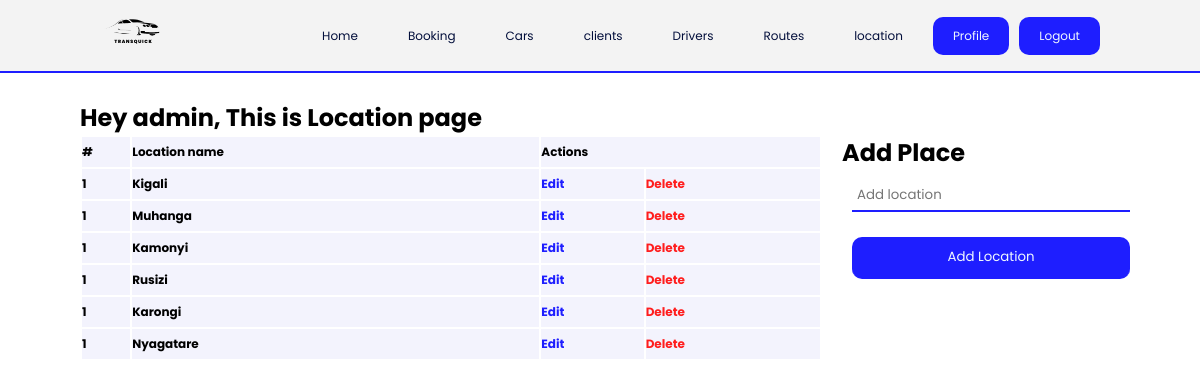
/admin/location.php (signed in), run on the app's committed database.
### tables this page shows
CREATE TABLE `location` (
  `id` int(11) NOT NULL,
  `Name` varchar(100) NOT NULL,
  `createdTime` timestamp NOT NULL DEFAULT current_timestamp() ON UPDATE current_timestamp()
);

### admin/location.php (the view, shortened to what this page needs)
<?php
    include '../php/connect.php'
?>
<!DOCTYPE html>
<html lang="en">
<head>
    <link rel="stylesheet" href="./css/dashboard.css">
</head>
<body>
<div class="header">
    <a href="dashboard.php"><img src="../asset/Logo.png" alt=""></a>
    <ul>
                    <a href="dashboard.php"><li>Home</li></a>
                    <a href="booking.php"><li>Booking</li></a>
                    <a href="cars.php"><li>Cars</li></a>
                    <a href="clients.php"><li>clients</li></a>
                    <a href="drivers.php"><li>Drivers</li></a>
                    <a href="routes.php"><li>Routes</li></a>
                    <a href="location.php"><li>location</li></a>
                    <a href="profile.php"><button>Profile</button></a>
                    <a href="php/logout.php"><button>Logout</button></a>
                </ul>
</div>
<section class="Welcome-admin">
    <div class="info-message">
        <?php
        $id = $_SESSION['id'];
        $retrieve = "SELECT * FROM administrator WHERE id = $id";
        $query = mysqli_query( $con, $retrieve);
        while($row = mysqli_fetch_array($query)){?>
            <h1>Hey <?php echo $row['Username']; ?>, This is Location page</h1>
        <?php } ?>
    </div>
    <div class="info-data">
        <div class="left-data">
        <table>
            <tr>
                <th>#</th>
                <th>Location name</th>
                <th colspan="2">Actions</th>
            </tr>
            <?php
        $retrieve = "SELECT * FROM `location`";
        $query = mysqli_query( $con, $retrieve);
        while($row = mysqli_fetch_array($query)){?>
            <tr>
                <th>1</th>
                <th><?php echo $row['Name']; ?></th>
                <th class="edit"><a href="php/editLocation.php?locId=<?php echo $row['id']; ?>"> Edit </a></th>
                <th class="delete"><a href="php/deleteLocation.php?locId=<?php echo $row['id']; ?>"> Delete </a></th>
            </tr>
            <?php } ?>
        </table>
        </div>
        <div class="right-data">
        <h1>Add Place</h1>
            <form action="php/AddLocation.php" method="POST">
                <input type="text" required name="title" placeholder="Add location"><br><br>
                <input type="submit" name="addLocation" value="Add Location" class="submit"><br><br>
            </form>
        </div>
    </div>
</section>
</body>
</html>

### admin/css/dashboard.css (style rules this page uses)
* { margin: 0; padding: 0; box-sizing: border-box; font-family: "Poppins", sans-serif; transition: 0.3s ease-in-out; }
.header { background-color: rgb(243, 243, 243); display: flex; align-items: center; justify-content: space-between; padding: 0 100px; position: fixed; width: 100dvw; border-bottom: 2px solid rgb(30, 30, 255); }
.header img { width: 4rem; }
.header ul { display: flex; list-style: none; gap: 10px; }
.header ul li { font-size: 12px; color: #020e3b; padding: 10px 20px; border-radius: 10px; transition: ease-in-out 0.5s; cursor: pointer; }
.header ul button { font-size: 12px; color: #020e3b; padding: 10px 20px; background-color: rgb(30, 30, 255); border-radius: 10px; color: aliceblue; cursor: pointer; border: none; transition: ease-in-out 0.5s; }
a { text-decoration: none; color: inherit; }
.Welcome-admin { width: 100dvw; height: 100dvh; padding-top: 100px; display: flex; flex-direction: column; align-items: center; }
.info-message { width: 90%; padding-left: 20px; }
.info-data { width: 90%; padding-left: 20px; display: flex; }
.info-data .left-data { width: 70%; }
.info-data .right-data { width: 30%; padding-left: 20px; }
.info-data .left-data table { width: 100%; text-align: left; border-radius: 10px; }
.info-data .left-data table tr { padding-top: 2px; background-color: rgba(232, 232, 251, 0.5); padding-bottom: 2px; margin: 2px; font-size: 12px; height: 30px; border-radius: 10px; }
.info-data .right-data form { padding: 10px; }
.info-data .right-data form input, select { width: 100%; background-color: transparent; border: none; outline: none; padding: 5px; border-bottom: 2px solid rgb(30, 30, 255); }
.info-data .right-data form input.submit { background-color: rgb(30, 30, 255); color: aliceblue; border-radius: 10px; padding: 10px; }
.edit { color: rgb(30, 30, 255); }
.delete { color: rgb(255, 30, 30); }

### data on the page
location: Name "Kigali"
location: Name "Muhanga"
location: Name "Kamonyi"
location: Name "Rusizi"
location: Name "Karongi"
location: Name "Nyagatare"

### other printed values
$row['Username'] "admin"
